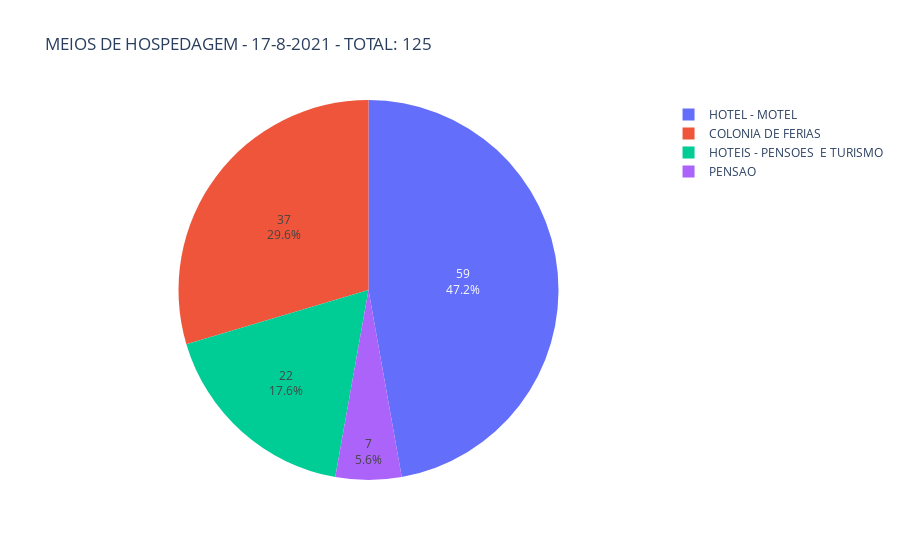

The code cell stored with this chart in its notebook:
### Markdown cell above
#### Gerando o resultado ->

### Code cell
import pandas as pd
import plotly.express as px

# Armazenar nomes dos arquivos dos relatórios
tabelas = os.listdir(pasta_consulta)

# Criar dicionário para armazenar os data frames
tabelas_df = {}

# Criar data frame para armazenar os resultados para o relatório
relatorio = pd.DataFrame()

# Loop para percorrer os arquivos dos relatórios e armazenar no dicionário de data frames
for tabela in tabelas:
    tabelas_df.update({tabela.split("_")[0]: pd.read_excel(r'{}\{}'.format(pasta_consulta, tabela))}) 

for nome, df in tabelas_df.items():
    # Atribuindo a um data frame temporário o data frame original com a exclusão cabeçalho
    novo_df = df[9:]
    # Atribuindo ao data frame temporário o data frame original com a exclusão de colunas (axis=1) que só possuem valores vazios (how='all')
    novo_df = novo_df.dropna(how='all', axis=1)
    # Atribuindo ao data frame temporário o data frame original com a exclusão de linhas (axis=0) que só possuem valores vazios (how='all')
    novo_df = novo_df.dropna(how='all', axis=0)
    # Atribuindo ao data frame temporário as linhas que possuem inscrição
    novo_df = novo_df[novo_df['Unnamed: 0'] == 'Inscrição:']
    # Substituindo o valor da primeira coluna pela categoria
    novo_df = novo_df.replace('Inscrição:', nome)
    # Atribuindo ao data frame temporário apenas as colunas de categoria e inscrição
    novo_df = novo_df[['Unnamed: 0', 'Unnamed: 1']]
    # Adiciona as inscrições ao relatório
    relatorio = relatorio.append(novo_df, ignore_index=True)

relatorio = relatorio.rename(columns = {'Unnamed: 0' : 'CATEGORIA', 'Unnamed: 1' : 'INSCRIÇÕES'})
relatorio.to_excel(r'{}\RELATORIO TOTAL_{}.xlsx'.format(pasta_consulta, data_consulta), index = False)

relatorio_qtde = relatorio['CATEGORIA'].value_counts()
relatorio_qtde.to_excel(r'{}\RELATORIO QUANTIDADE_{}.xlsx'.format(pasta_consulta, data_consulta))
display(relatorio_qtde)
relatorio_qtde = relatorio_qtde.to_frame(name='QUANTIDADE')
relatorio_qtde.reset_index(level=0, inplace=True)
relatorio_qtde = relatorio_qtde.rename(columns = {'index' : 'CATEGORIA'})
display(relatorio_qtde)
valor_total = int(relatorio_qtde['QUANTIDADE'].sum())
#relatorio_qtde = relatorio_qtde.append({'CATEGORIA': 'TOTAL', 'QUANTIDADE' : valor_total}, ignore_index=True)
#display(relatorio_qtde)

fig = px.pie(relatorio_qtde, values='QUANTIDADE', names='CATEGORIA', title=f'MEIOS DE HOSPEDAGEM - {data_consulta} - TOTAL: {valor_total}')
fig.update_traces(textposition='inside', textinfo='percent+text+value')
fig.show()

### Figure 1 — Plotly figure (JSON) as saved in the notebook; plotly's stock layout.template omitted (floating-point values rounded to 4 significant figures)
{"data": [{"domain": {"x": [0, 1], "y": [0, 1]}, "hovertemplate": "CATEGORIA=%{label}<br>QUANTIDADE=%{value}<extra></extra>", "labels": ["HOTEL - MOTEL", "COLONIA DE FERIAS", "HOTEIS - PENSOES  E TURISMO", "PENSAO"], "legendgroup": "", "name": "", "showlegend": true, "textinfo": "percent+text+value", "textposition": "inside", "type": "pie", "values": [59, 37, 22, 7]}], "layout": {"legend": {"tracegroupgap": 0}, "title": {"text": "MEIOS DE HOSPEDAGEM - 17-8-2021 - TOTAL: 125"}}}
